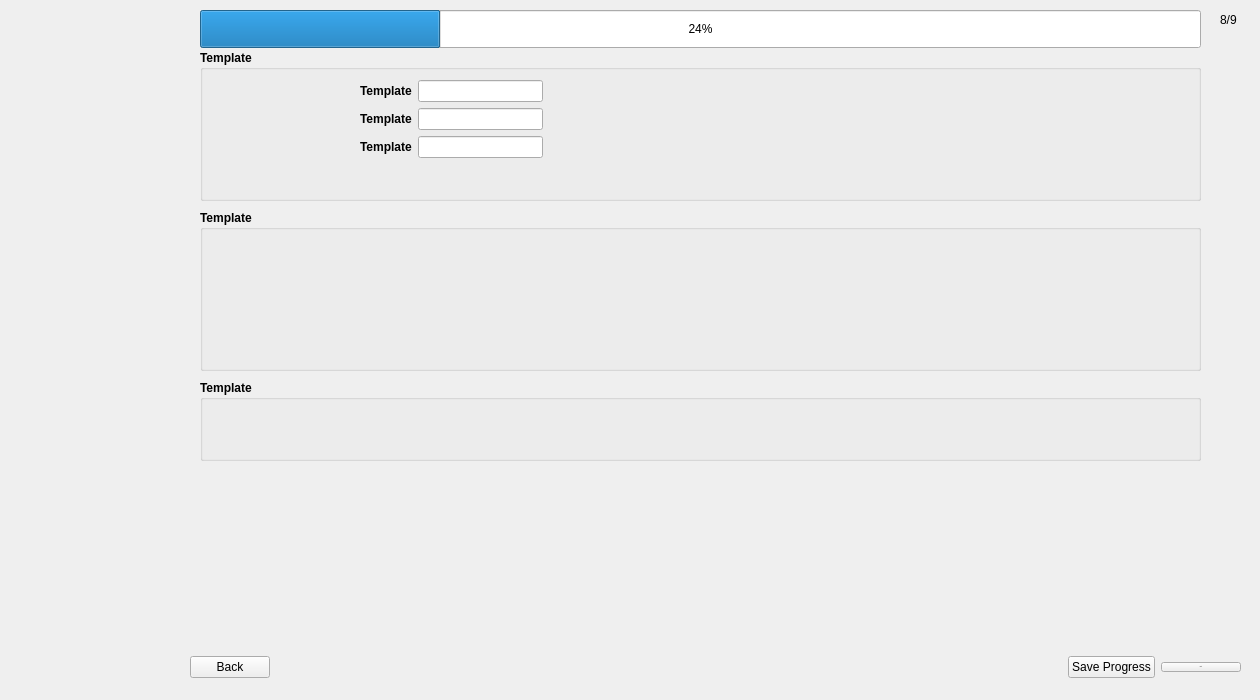
<?xml version="1.0" encoding="UTF-8"?>
<ui version="4.0">
 <class>Page8_Target</class>
 <widget class="QWidget" name="Page8_Target">
  <property name="geometry">
   <rect>
    <x>0</x>
    <y>0</y>
    <width>1260</width>
    <height>700</height>
   </rect>
  </property>
  <property name="sizePolicy">
   <sizepolicy hsizetype="Fixed" vsizetype="Fixed">
    <horstretch>0</horstretch>
    <verstretch>0</verstretch>
   </sizepolicy>
  </property>
  <property name="windowTitle">
   <string>Form</string>
  </property>
  <property name="styleSheet">
   <string notr="true">QPushButton {
    background-color: #00313c;  /* Dark Blue */
    color: white;
    border: none;
    padding: 8px 16px;
    font-size: 14px;
    border-radius: 6px;
    min-width: 70px;
    min-height: 15px;

}

QPushButton:hover {
    background-color: #45a049;
}

QPushButton:pressed {
    background-color: #3e8e41;
}

QPushButton#saveBtn {
                background-color: white;
                color: #00313c;
            }
QPushButton#saveBtn:hover {
                background-color: #45a049;
			  color: white;
            }

    QLineEdit {
        border-radius: 10px;    
        padding: 5px;           
    }

myLineEdit-&gt;setFixedSize(200, 30)</string>
  </property>
  <widget class="QLabel" name="cement_decor">
   <property name="geometry">
    <rect>
     <x>0</x>
     <y>0</y>
     <width>171</width>
     <height>711</height>
    </rect>
   </property>
   <property name="text">
    <string/>
   </property>
   <property name="pixmap">
    <pixmap>../prototype/images/BEST_side_abstract.png</pixmap>
   </property>
  </widget>
  <widget class="QWidget" name="layoutWidget">
   <property name="geometry">
    <rect>
     <x>190</x>
     <y>650</y>
     <width>1051</width>
     <height>35</height>
    </rect>
   </property>
   <layout class="QHBoxLayout" name="button_layout">
    <item>
     <widget class="QPushButton" name="backBtn">
      <property name="text">
       <string>Back</string>
      </property>
     </widget>
    </item>
    <item>
     <spacer name="horizontalSpacer">
      <property name="orientation">
       <enum>Qt::Horizontal</enum>
      </property>
      <property name="sizeHint" stdset="0">
       <size>
        <width>40</width>
        <height>20</height>
       </size>
      </property>
     </spacer>
    </item>
    <item>
     <widget class="QPushButton" name="saveBtn">
      <property name="text">
       <string>Save Progress</string>
      </property>
     </widget>
    </item>
    <item>
     <widget class="QPushButton" name="nextBtn">
      <property name="font">
       <font>
        <pointsize>-1</pointsize>
        <kerning>true</kerning>
       </font>
      </property>
      <property name="text">
       <string>Next</string>
      </property>
     </widget>
    </item>
   </layout>
  </widget>
  <widget class="QGroupBox" name="electricity_generation_group_1">
   <property name="geometry">
    <rect>
     <x>200</x>
     <y>50</y>
     <width>1001</width>
     <height>151</height>
    </rect>
   </property>
   <property name="font">
    <font>
     <bold>true</bold>
    </font>
   </property>
   <property name="styleSheet">
    <string notr="true">QPushButton {
    background-color: #26481f;  /* Green */
    color: white;
    border: none;
    padding: 8px 16px;
    font-size: 14px;
    border-radius: 6px;
    min-width: 90px;
    min-height: 15px;

}

QPushButton:hover {
    background-color: #45a049;
}

QPushButton:pressed {
    background-color: #3e8e41;
}

QPushButton#saveBtn {
                background-color: white;
                color: #26481f;
            }
QPushButton#saveBtn:hover {
                background-color: #45a049;
			  color: white;
            }

    QLineEdit {
        border-radius: 10px;    
        padding: 5px;           
    }

myLineEdit-&gt;setFixedSize(200, 30)</string>
   </property>
   <property name="title">
    <string>Template</string>
   </property>
   <widget class="QWidget" name="layoutWidget_5">
    <property name="geometry">
     <rect>
      <x>160</x>
      <y>30</y>
      <width>451</width>
      <height>106</height>
     </rect>
    </property>
    <layout class="QFormLayout" name="formLayout_carbon_electricity_gen_1">
     <item row="0" column="0">
      <widget class="QLabel" name="total_energy_purchased_label">
       <property name="text">
        <string>Template</string>
       </property>
      </widget>
     </item>
     <item row="0" column="1">
      <widget class="QLineEdit" name="total_energy_purchased_input">
       <property name="sizePolicy">
        <sizepolicy hsizetype="Fixed" vsizetype="Fixed">
         <horstretch>0</horstretch>
         <verstretch>0</verstretch>
        </sizepolicy>
       </property>
       <property name="text">
        <string/>
       </property>
      </widget>
     </item>
     <item row="1" column="0">
      <widget class="QLabel" name="total_electricity_generated_onsite_label">
       <property name="text">
        <string>Template</string>
       </property>
      </widget>
     </item>
     <item row="1" column="1">
      <widget class="QLineEdit" name="total_electricity_generated_onsite_input">
       <property name="sizePolicy">
        <sizepolicy hsizetype="Fixed" vsizetype="Fixed">
         <horstretch>0</horstretch>
         <verstretch>0</verstretch>
        </sizepolicy>
       </property>
       <property name="text">
        <string/>
       </property>
      </widget>
     </item>
     <item row="2" column="0">
      <widget class="QLabel" name="electricity_generated_label">
       <property name="text">
        <string>Template</string>
       </property>
      </widget>
     </item>
     <item row="2" column="1">
      <widget class="QLineEdit" name="electricity_generated_input">
       <property name="sizePolicy">
        <sizepolicy hsizetype="Fixed" vsizetype="Fixed">
         <horstretch>0</horstretch>
         <verstretch>0</verstretch>
        </sizepolicy>
       </property>
       <property name="text">
        <string/>
       </property>
      </widget>
     </item>
    </layout>
   </widget>
  </widget>
  <widget class="QLabel" name="page_counter">
   <property name="geometry">
    <rect>
     <x>1220</x>
     <y>10</y>
     <width>21</width>
     <height>20</height>
    </rect>
   </property>
   <property name="text">
    <string>8/9</string>
   </property>
  </widget>
  <widget class="QGroupBox" name="electricity_generation_group_2">
   <property name="geometry">
    <rect>
     <x>200</x>
     <y>210</y>
     <width>1001</width>
     <height>161</height>
    </rect>
   </property>
   <property name="font">
    <font>
     <bold>true</bold>
    </font>
   </property>
   <property name="title">
    <string>Template</string>
   </property>
  </widget>
  <widget class="QGroupBox" name="electricity_generation_group_3">
   <property name="geometry">
    <rect>
     <x>200</x>
     <y>380</y>
     <width>1001</width>
     <height>81</height>
    </rect>
   </property>
   <property name="font">
    <font>
     <bold>true</bold>
    </font>
   </property>
   <property name="title">
    <string>Template</string>
   </property>
  </widget>
  <widget class="QProgressBar" name="progressBar">
   <property name="geometry">
    <rect>
     <x>200</x>
     <y>10</y>
     <width>1001</width>
     <height>38</height>
    </rect>
   </property>
   <property name="sizePolicy">
    <sizepolicy hsizetype="Expanding" vsizetype="Preferred">
     <horstretch>0</horstretch>
     <verstretch>0</verstretch>
    </sizepolicy>
   </property>
   <property name="value">
    <number>24</number>
   </property>
  </widget>
 </widget>
 <resources/>
 <connections/>
</ui>
